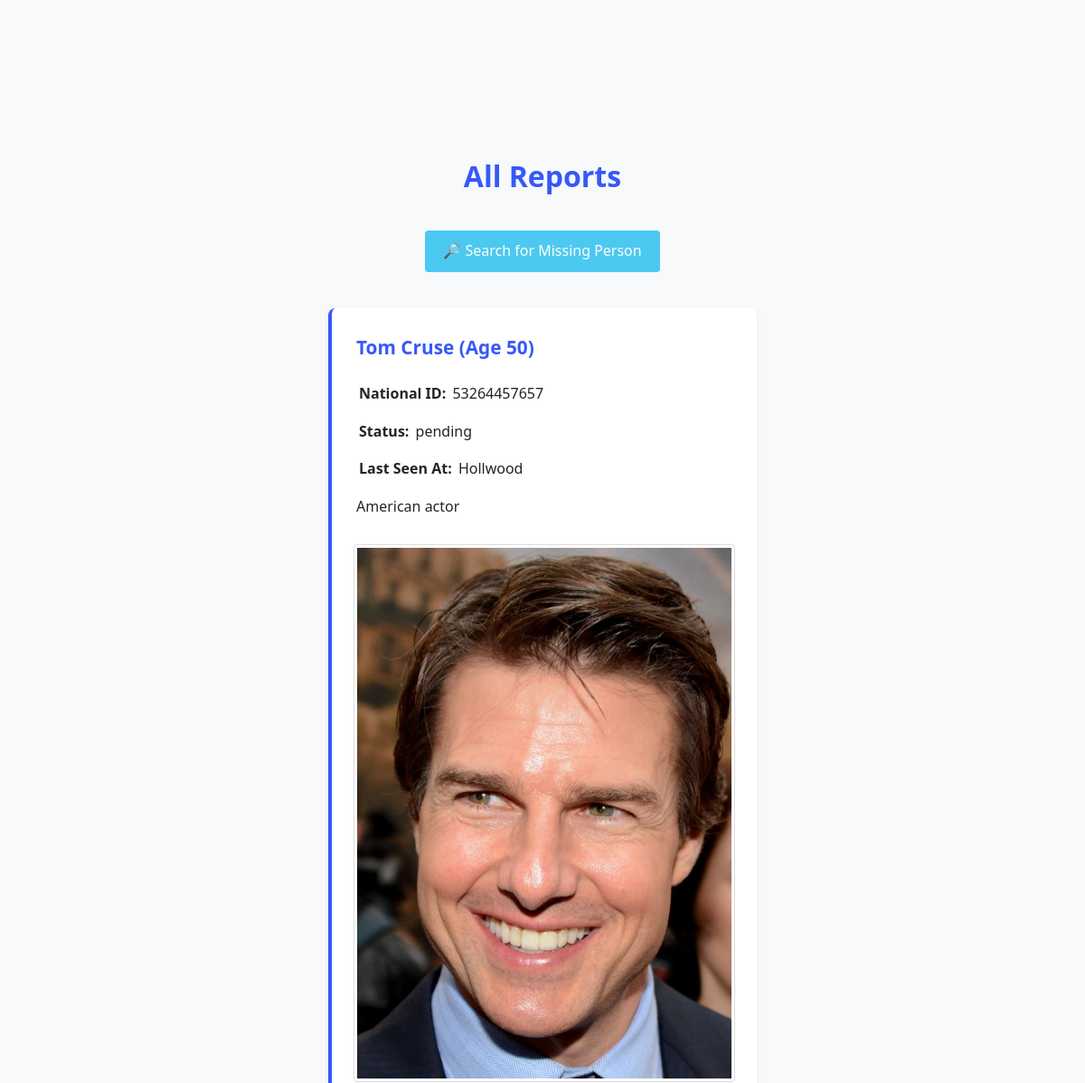
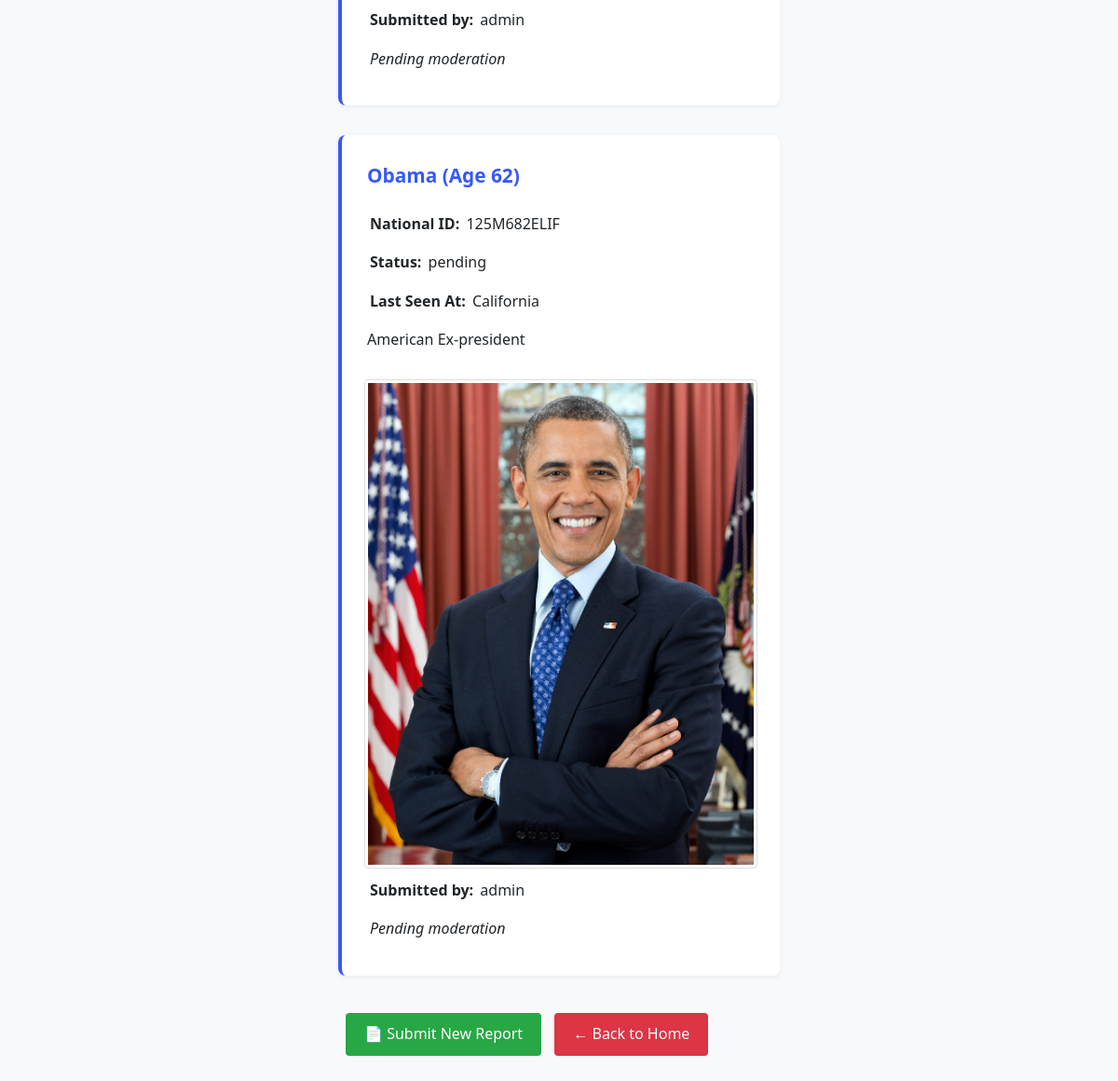
Before: /report/list/ (signed in) with the older database file (2 pictures, top to bottom).
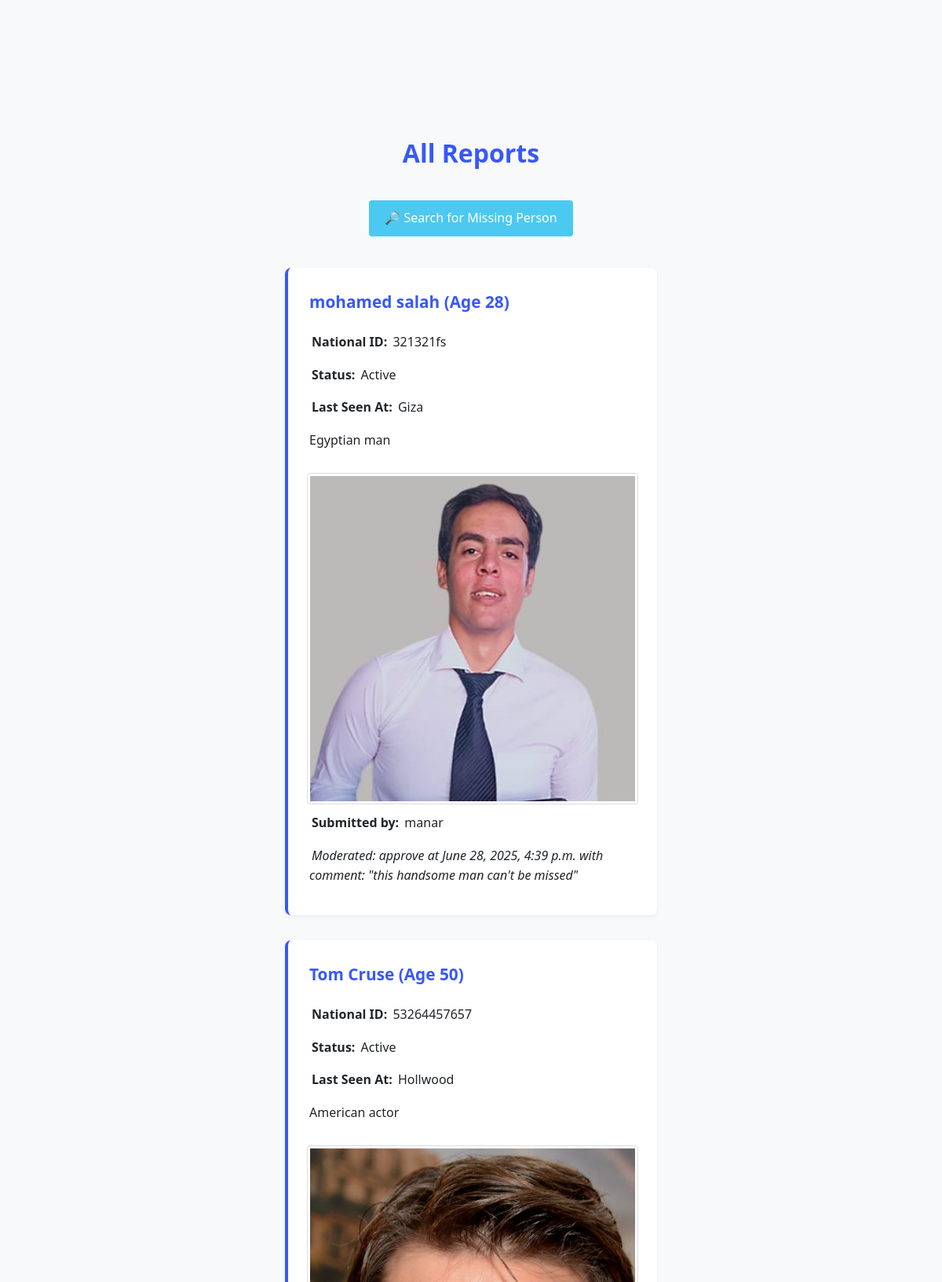
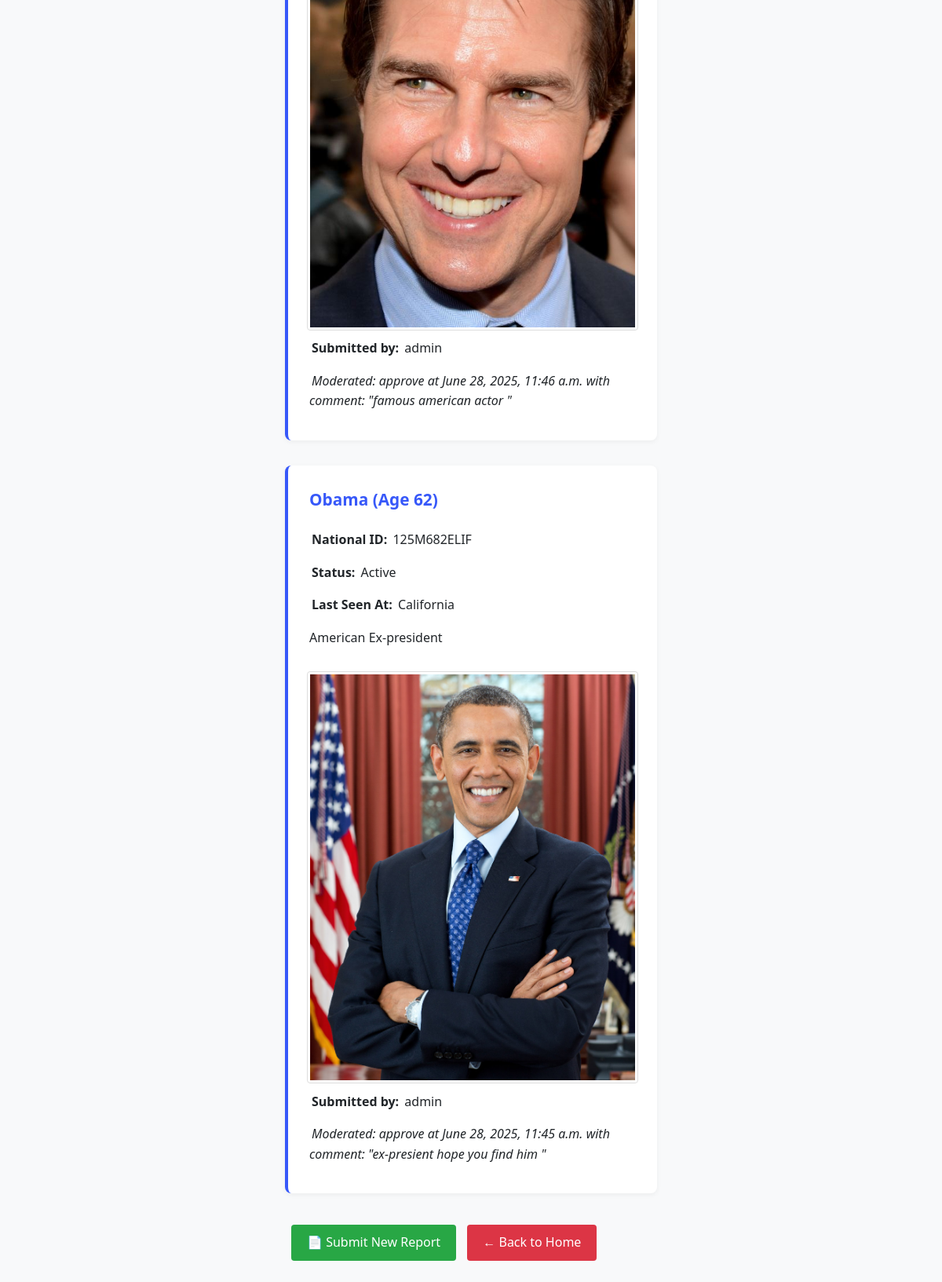
After: the same page with the newer database file (2 pictures, top to bottom).
### core/models.py (models this page shows, shortened)
class MissingPersonReport(models.Model):
    STATUS_CHOICES = [
        ('pending', 'Pending'),
        ('active', 'Active'),
        ('found', 'Found'),
        ('deleted', 'Deleted'),
    ]
    id = models.UUIDField(primary_key=True, default=uuid.uuid4, editable=False)
    user = models.ForeignKey(User, on_delete=models.CASCADE, related_name='reports')
    name = models.CharField(max_length=255)
    national_id = models.CharField(
        max_length=20,
        unique=True,
        validators=[
            MinLengthValidator(8),
            MaxLengthValidator(20)
        ],
        help_text="National identification number (8-20 characters)",
        null=True,
        blank=True  # Only if national ID might be unknown
    )
    face_encoding = models.TextField(null=True, blank=True)  # Stores face vector
    description = models.TextField()
    age = models.PositiveIntegerField()
    last_seen_location = models.CharField(max_length=255)
    image = models.ImageField(upload_to='reports/', null=True, blank=True)
    status = models.CharField(max_length=10, choices=STATUS_CHOICES, default='pending')
    created_at = models.DateTimeField(auto_now_add=True)
    class Meta:
        indexes = [
            models.Index(fields=["last_seen_location", "age", "created_at"]),
        ]
        constraints = [
            models.UniqueConstraint(
                fields=["national_id"],
                name="unique_national_id",
                condition=models.Q(national_id__isnull=False)
            ),
        ]

class User(AbstractUser):
    id = models.UUIDField(primary_key=True, default=uuid.uuid4, editable=False)
    email = models.EmailField(unique=True)
    is_admin = models.BooleanField(default=False)

class ModerationLog(models.Model):
    id = models.UUIDField(primary_key=True, default=uuid.uuid4, editable=False)
    report = models.OneToOneField(MissingPersonReport, on_delete=models.CASCADE, related_name='moderation_log')
    action = models.CharField(max_length=10)
    moderated_by = models.ForeignKey(User, on_delete=models.SET_NULL, null=True, related_name='moderated_reports')
    timestamp = models.DateTimeField(auto_now_add=True)
    comments = models.TextField(null=True, blank=True)

### core/views.py (the view)
# urls.py: path('report/list/', views.report_list, name='report_list'),
@login_required
def report_list(request):
    if request.user.is_admin:
        reports = MissingPersonReport.objects.all().order_by('-created_at')
    else:
        reports = MissingPersonReport.objects.filter(user=request.user).order_by('-created_at')
    return render(request, 'core/report_list.html', {'reports': reports})

### core/templates/core/report_list.html (shortened to what this page needs)
{% extends "core/base.html" %}
{% block content %}
<h2 class="inbox-title">
  {% if user.is_superuser %}All Reports{% else %}My Reports{% endif %}
</h2>
<div class="search-btn-container" style="text-align:center; margin-bottom: 2rem;">
  <a href="{% url 'report_search' %}" class="btn btn-search">🔎 Search for Missing Person</a>
</div>
{% if reports %}
  {% for report in reports %}
    <div class="report-card">
      <h3>{{ report.name }} (Age {{ report.age }})</h3>
      {% if report.national_id %}
        <p><strong>National ID:</strong> {{ report.national_id }}</p>
      {% endif %}
      <p><strong>Status:</strong> {{ report.status }}</p>
      <p><strong>Last Seen At:</strong> {{ report.last_seen_location }}</p>
      <p>{{ report.description }}</p>
      {% if report.image %}
        <img src="{{ report.image.url }}" class="report-image" alt="Photo of {{ report.name }}">
      {% endif %}
      {% if user.is_superuser %}
        <p><strong>Submitted by:</strong> {{ report.user.username }}</p>
        {% if report.moderation_log %}
          <p><em>Moderated: {{ report.moderation_log.action }} at {{ report.moderation_log.timestamp }}
            with comment: "{{ report.moderation_log.comments }}"</em></p>
        {% else %}
          <p><em>Pending moderation</em></p>
        {% endif %}
      {% endif %}
    </div>
  {% endfor %}
{% else %}
  <div class="no-reports">
    <p>No reports to show.</p>
  </div>
{% endif %}
<div class="actions">
  <a href="{% url 'report_create' %}" class="btn btn-report">📄 Submit New Report</a>
  <a href="{% url 'home' %}" class="btn btn-logout">← Back to Home</a>
</div>
{% endblock %}

### core/templates/core/base.html (shortened to what this page needs)
{% load static %}
<!DOCTYPE html>
<html lang="en">
<head>
    <link rel="stylesheet" href="{% static 'css/styles.css' %}">
</head>
<body>
    <main class="center-wrapper">
        {% block content %}
        {% endblock %}
    </main>
</body>
</html>

### core/static/css/styles.css (style rules this page uses)
* { margin: 0; padding: 3px; box-sizing: border-box; }
:root { --primary: #3758f9; --secondary: #2845cb; --accent: #f72585; --light: #f8f9fa; --dark: #212529; --success: #4cc9f0; }
body { font-family: 'Segoe UI', system-ui, sans-serif; line-height: 1.6; max-width: 800px; margin: 0 auto; padding: 10rem; color: var(--dark); background-color: var(--light); }
h1, h2, h3, h4 { color: #2d6cac; margin-bottom: 10px; }
a { color: #007bff; text-decoration: none; }
p { margin-bottom: 10px; }
.btn { display: inline-block; padding: 10px 20px; margin: 5px 5px; background: var(--primary); color: white; text-decoration: none; border-radius: 4px; font-size: 16px; cursor: pointer; transition: all 0.3s ease; text-align: center; }
.btn-search { background-color: var(--success); }
.btn-report { background-color: #28a745; }
.btn-logout { background-color: #dc3545; }
.card, .report-card, .thread-card, .message-card { background: white; border-radius: 8px; box-shadow: 0 2px 6px rgba(0,0,0,0.05); padding: 1.5rem; margin-bottom: 2rem; }
.card img, .report-image { max-width: 100%; height: auto; border-radius: 4px; margin-top: 1rem; border: 1px solid #ddd; }
.report-card { border-left: 4px solid var(--primary); }
.report-card h3 { color: var(--primary); margin-top: 0; margin-bottom: 1rem; font-size: 1.3rem; }
.inbox-title, .moderation-title { text-align: center; font-size: 2rem; margin-bottom: 1.5rem; color: var(--primary); }

Changed rows visible on the page:
added MissingPersonReport: name "mohamed salah", age "28", national_id "321321fs", status "Active", last_seen_location "Giza", description "Egyptian man", image (picture), user.username "manar", moderation_log.action "approve", moderation_log.timestamp "June 28, 2025, 4:39 p.m.", moderation_log.comments "this handsome man can't be missed"
changed MissingPersonReport "Tom Cruse": status "pending" → "Active"; moderation_log.action (not shown) → "approve"; moderation_log.timestamp (not shown) → "June 28, 2025, 11:46 a.m."; moderation_log.comments (not shown) → "famous american actor"; text "Pending moderation" → "Moderated: at with comment: \" \""
changed MissingPersonReport "Obama": status "pending" → "Active"; moderation_log.action (not shown) → "approve"; moderation_log.timestamp (not shown) → "June 28, 2025, 11:45 a.m."; moderation_log.comments (not shown) → "ex-presient hope you find him"; text "Pending moderation" → "Moderated: at with comment: \" \""
